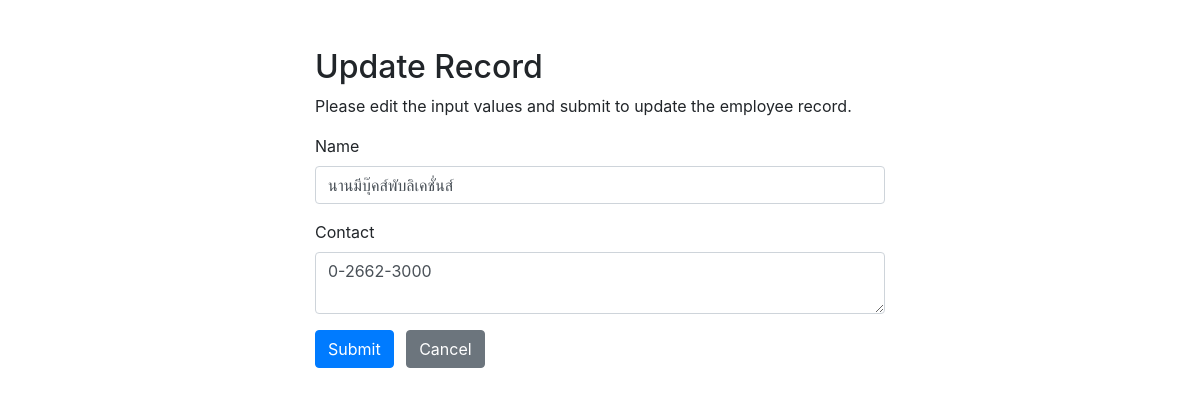
/php_css/publisher_update.php?publisher_id=1, run on the app's committed database.
### tables this page shows
CREATE TABLE `publisher` (
  `publisher_id` int(11) NOT NULL,
  `publisher_name` varchar(100) NOT NULL,
  `publisher_contact` varchar(100) DEFAULT NULL
);

### php_css/publisher_update.php (the view, shortened to what this page needs)
<?php
require_once "config.php";
$publisher_name = $publisher_contact = "";
$publisher_name_err = "";
if(isset($_POST["publisher_id"]) && !empty($_POST["publisher_id"])){
    $publisher_id = $_POST["publisher_id"];
    $input_publisher_name = trim($_POST["publisher_name"]);
    if(empty($input_publisher_name)){
        $publisher_name_err = "Please enter a name.";
    } elseif(!filter_var($input_publisher_name, FILTER_VALIDATE_REGEXP, array("options"=>array("regexp"=>"/^[a-zA-Z\s]+$/")))){
        $publisher_name_err = "Please enter a valid name.";
    } else{
        $publisher_name = $input_publisher_name;
    }
    $publisher_contact = trim($_POST["$publisher_contact"]);
    if(empty($publisher_name_err)){
        $sql = "UPDATE publisher SET publisher_name=?, publisher_contact=? WHERE publisher_id=?";
        if($stmt = mysqli_prepare($link, $sql)){
            mysqli_stmt_bind_param($stmt, "ssi", $param_publisher_name, $param_publisher_contact, $param_publisher_id);
            $param_publisher_name = $publisher_name;
            $param_publisher_contact = $publisher_contact;
            $param_publisher_id = $publisher_id;
            if(mysqli_stmt_execute($stmt)){
                header("location: index_admin.php");
                exit();
            } else{
                echo "Oops! Something went wrong. Please try again later.";
            }
        }
        mysqli_stmt_close($stmt);
    }
    mysqli_close($link);
} else{
    if(isset($_GET["publisher_id"]) && !empty(trim($_GET["publisher_id"]))){
        $sql = "SELECT * FROM publisher WHERE publisher_id = ?";
        if($stmt = mysqli_prepare($link, $sql)){
            mysqli_stmt_bind_param($stmt, "i", $param_publisher_id);
            if(mysqli_stmt_execute($stmt)){
                $result = mysqli_stmt_get_result($stmt);
                if(mysqli_num_rows($result) == 1){
                    $row = mysqli_fetch_array($result, MYSQLI_ASSOC);
                    $publisher_name = $row["publisher_name"];
                    $publisher_contact = $row["publisher_contact"];
                } else{
                    header("location: error.php");
                    exit();
                }
            } else{
                echo "Oops! Something went wrong. Please try again later.";
            }
        }
    }  else{
        header("location: error.php");
        exit();
    }
}
?>
<!DOCTYPE html>
<html lang="en">
<head>
    <link rel="stylesheet" href="https://stackpath.bootstrapcdn.com/bootstrap/4.5.2/css/bootstrap.min.css">
</head>
<body>
    <div class="wrapper">
        <div class="container-fluid">
            <div class="row">
                <div class="col-md-12">
                    <h2 class="mt-5">Update Record</h2>
                    <p>Please edit the input values and submit to update the employee record.</p>
                    <form action="<?php echo htmlspecialchars(basename($_SERVER['REQUEST_URI'])); ?>" method="post">
                        <div class="form-group">
                            <label>Name</label>
                            <input type="text" name="publisher_name" class="form-control <?php echo (!empty($publisher_name_err)) ? 'is-invalid' : ''; ?>" value="<?php echo $publisher_name; ?>">
                        </div>
                        <div class="form-group">
                            <label>Contact</label>
                            <textarea name="publisher_contact" class="form-control"><?php echo $publisher_contact; ?></textarea>
                        </div>
                        <input type="submit" class="btn btn-primary" value="Submit">
                        <a href="index_admin.php" class="btn btn-secondary ml-2">Cancel</a>
                    </form>
                </div>
            </div>
        </div>
    </div>
</body>
</html>

### php_css/publisher_update.php (style rules this page uses)
.wrapper { width: 600px; margin: 0 auto; }

### data on the page
publisher: publisher_name "นานมีบุ๊คส์พับลิเคชั่นส์", publisher_contact "0-2662-3000"
